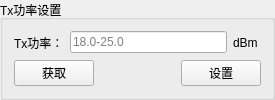
                     <widget class="QGroupBox" name="groupBox_34">
                      <property name="title">
                       <string>Tx功率设置</string>
                      </property>
                      <layout class="QHBoxLayout" name="horizontalLayout_108">
                       <item>
                        <layout class="QVBoxLayout" name="verticalLayout_47">
                         <item>
                          <layout class="QHBoxLayout" name="horizontalLayout_106">
                           <item>
                            <widget class="QLabel" name="label_40">
                             <property name="text">
                              <string>Tx功率：</string>
                             </property>
                            </widget>
                           </item>
                           <item>
                            <widget class="QLineEdit" name="ETC_lineEdit_TxLv">
                             <property name="placeholderText">
                              <string>18.0-25.0</string>
                             </property>
                            </widget>
                           </item>
                           <item>
                            <widget class="QLabel" name="label_46">
                             <property name="text">
                              <string>dBm </string>
                             </property>
                            </widget>
                           </item>
                          </layout>
                         </item>
                         <item>
                          <layout class="QHBoxLayout" name="horizontalLayout_107">
                           <item>
                            <widget class="QPushButton" name="ETC_pushButton_TxLv_Get">
                             <property name="text">
                              <string>获取</string>
                             </property>
                            </widget>
                           </item>
                           <item>
                            <spacer name="horizontalSpacer_37">
                             <property name="orientation">
                              <enum>Qt::Horizontal</enum>
                             </property>
                             <property name="sizeHint" stdset="0">
                              <size>
                               <width>28</width>
                               <height>20</height>
                              </size>
                             </property>
                            </spacer>
                           </item>
                           <item>
                            <widget class="QLabel" name="ETC_label_TxLv_State">
                             <property name="text">
                              <string/>
                             </property>
                            </widget>
                           </item>
                           <item>
                            <spacer name="horizontalSpacer_38">
                             <property name="orientation">
                              <enum>Qt::Horizontal</enum>
                             </property>
                             <property name="sizeHint" stdset="0">
                              <size>
                               <width>40</width>
                               <height>20</height>
                              </size>
                             </property>
                            </spacer>
                           </item>
                           <item>
                            <widget class="QPushButton" name="ETC_pushButton_TxLv_Set">
                             <property name="text">
                              <string>设置</string>
                             </property>
                            </widget>
                           </item>
                          </layout>
                         </item>
                        </layout>
                       </item>
                      </layout>
                     </widget>
